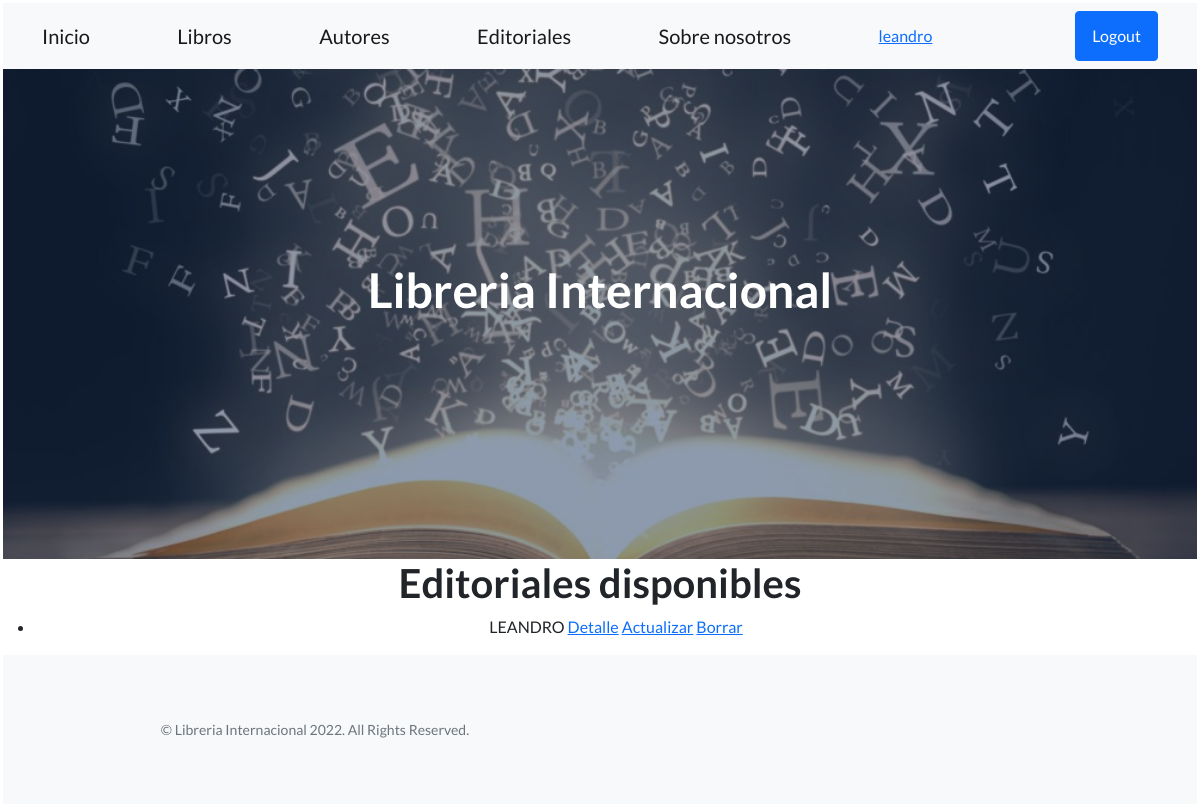
/autores/listar/ (signed in), run on an earlier commit of the app's database.
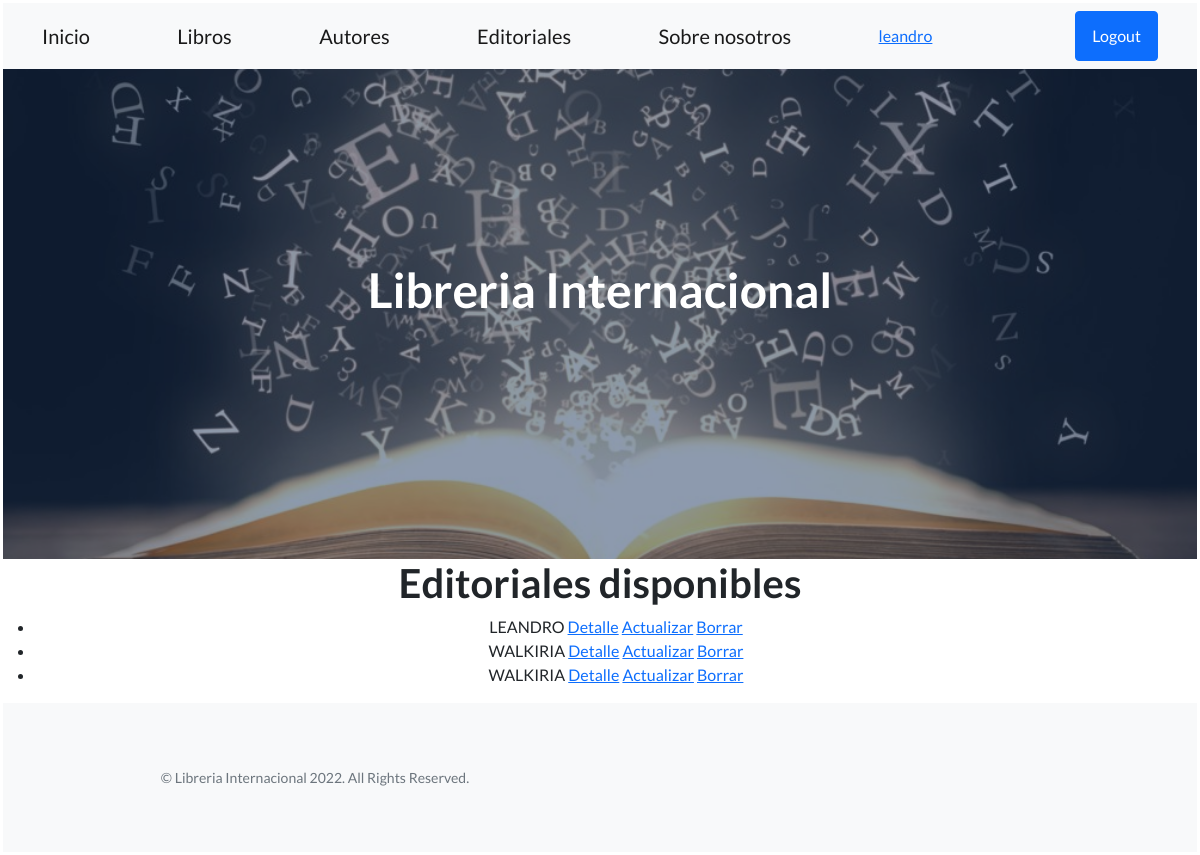
And on a later commit of the database.
### MVT_APP/models.py (models this page shows)
class Autor(models.Model):
    nombre = models.CharField(max_length=50)
    apellido = models.CharField(max_length=50)
    fecha_nacimiento = models.DateField()
    edad = models.IntegerField()
    email = models.EmailField()
    nacionalidad = models.CharField(max_length=50)

### MVT_APP/views.py (the view)
# urls.py: path("autores/listar/", AutorList.as_view(), name="autor-list"),
class AutorList(LoginRequiredMixin, ListView):
    model = Autor
    template_name = "list_autor.html"

### MVT_APP/TEMPLATES/MVT_APP/autor_list.html
{% extends 'base.html' %}
{% block contenido %}
<h1>Editoriales disponibles</h1>
<ul>
    {% for autor in object_list %}
        <li>
            {{autor.nombre}}
            <a href="{% url 'autor-detail' autor.id %}">Detalle</a>
            {% if request.user.is_superuser %}
            <a href="{% url 'autor-edit' autor.id %}">Actualizar</a>
            <a href="{% url 'autor-delete' autor.id %}">Borrar</a>
            {%endif%}
        </li>
    {% endfor %}
</ul>
{% endblock %}

### MVT_APP/TEMPLATES/base.html (shortened to what this page needs)
<!DOCTYPE html>
<html lang="en">
    <head>
        {% load static %}
        <link href="https://cdn.jsdelivr.net/npm/bootstrap-icons@1.5.0/font/bootstrap-icons.css" rel="stylesheet" type="text/css" />
        <link href="{% static 'MVT_APP/css/styles.css' %}" rel="stylesheet" />
    </head>
    <body>
        <nav class="navbar navbar-light bg-light static-top">
            <div class="container">
                <a class="navbar-brand" href="{% url 'homepage' %}">Inicio</a>
                <a class="navbar-brand" href="{% url 'libros' %}">Libros</a>
                <a class="navbar-brand" href="{% url 'autores' %}">Autores</a>
                <a class="navbar-brand" href="{% url 'editoriales' %}">Editoriales</a>
                <a class="navbar-brand" href="{% url 'about' %}">Sobre nosotros</a>
                <a href="{% url 'auth-editar-perfil' %}" >{{request.user}}  </a>
                {% if request.user.is_authenticated  %}
                <a class="btn btn-primary" href="{% url 'auth-logout' %}"> Logout</a>
                {% else %}
                <a class="btn btn-primary" href="{% url 'auth-login' %}"> Login</a>
                <a class="btn btn-primary" href="{% url 'auth-register' %}"> Sign Up</a>
                {% endif %}
        </nav>
        <header class="masthead">
            <div class="container position-relative">
                <div class="row justify-content-center">
                    <div class="col-xl-6">
                        <div class="text-center text-white">
                            <h1 class="mb-5">Libreria Internacional</h1>
                        </div>
                    </div>
                </div>
            </div>
        </header>
        {% block contenido %}
        {% endblock %}
        <footer class="footer bg-light">
            <div class="container">
                <div class="row">
                    <div class="col-lg-6 h-100 text-center text-lg-start my-auto">
                        <p class="text-muted small mb-4 mb-lg-0 text-center">&copy; Libreria Internacional 2022. All Rights Reserved.</p>
                    </div>
                </div>
            </div>
        </footer>
    </body>
</html>

What changed in the data, as far as the page shows it:
added Autor: nombre "WALKIRIA"
added Autor: nombre "WALKIRIA"
